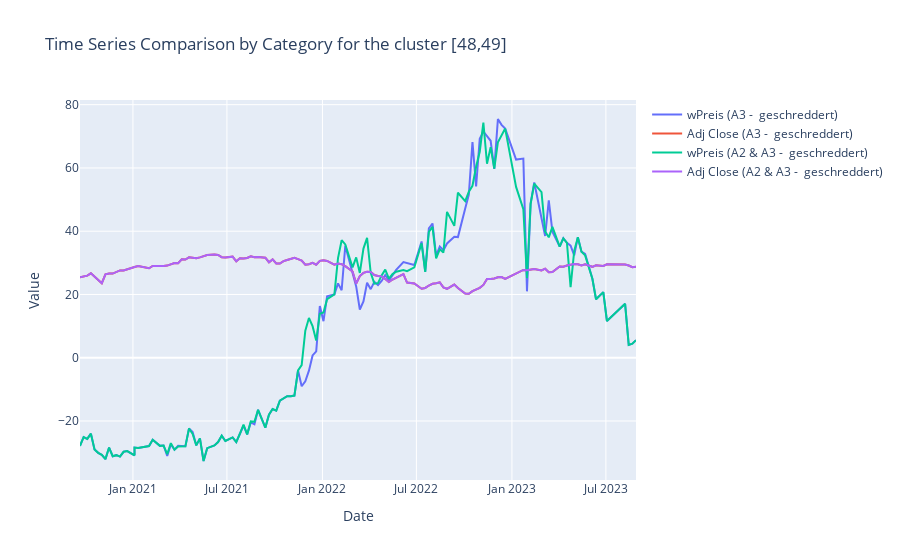

The cell this chart's notebook holds for it:
### Code cell
# Get unique categories
categories = dax_TS5['full'].unique()

# Create a Plotly figure
fig = go.Figure()

# Loop through each category and add a trace for it
for category in categories:
    category_data = dax_TS5[dax_TS5['full'] == category]
    fig.add_trace(go.Scatter(x=category_data['date'], y=category_data['wPreis'], mode='lines', name=f'wPreis ({category})'))
    fig.add_trace(go.Scatter(x=category_data['date'], y=category_data['Adj Close'], mode='lines', name=f'Adj Close ({category})'))

# Customize the layout
fig.update_layout(
    title="Time Series Comparison by Category for the cluster [48,49] and DAX",
    xaxis_title="Date",
    yaxis_title="Value",
    xaxis=dict(type='date'),
)

# Show the legend
fig.update_layout(showlegend=True)

# Display the plot
fig.show()

### Figure 1 — Plotly figure (JSON) as saved in the notebook; plotly's stock layout.template omitted (floating-point values rounded to 4 significant figures; data arrays with more than 128 entries replaced by an {"elided": "..."} marker saying what was removed)
{"data": [{"mode": "lines", "name": "wPreis (A3 -  geschreddert)", "type": "scatter", "x": {"elided": "131 str values"}, "y": {"elided": "131 float values"}}, {"mode": "lines", "name": "Adj Close (A3 -  geschreddert)", "type": "scatter", "x": {"elided": "131 str values"}, "y": {"elided": "131 float values"}}, {"mode": "lines", "name": "wPreis (A2 & A3 -  geschreddert)", "type": "scatter", "x": {"elided": "131 str values"}, "y": {"elided": "131 float values"}}, {"mode": "lines", "name": "Adj Close (A2 & A3 -  geschreddert)", "type": "scatter", "x": {"elided": "131 str values"}, "y": {"elided": "131 float values"}}], "layout": {"showlegend": true, "title": {"text": "Time Series Comparison by Category for the cluster [48,49]"}, "xaxis": {"title": {"text": "Date"}, "type": "date"}, "yaxis": {"title": {"text": "Value"}}}}
